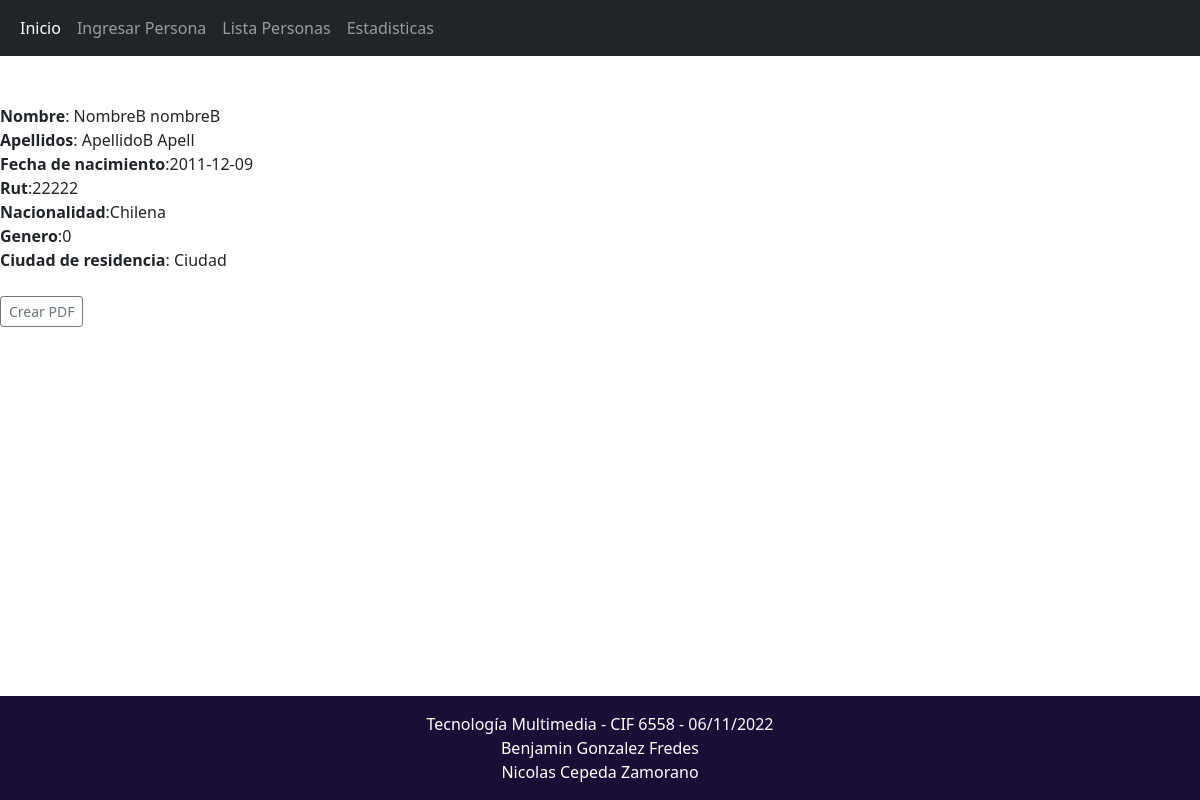
The page /usuario.php?id=12 on the database its author committed.
### tables this page shows
CREATE TABLE `usuarios` (
  `id` int(11) NOT NULL,
  `nombres` varchar(15) NOT NULL,
  `apellidos` varchar(15) NOT NULL,
  `nacionalidad` varchar(10) NOT NULL,
  `genero` int(1) NOT NULL,
  `ciudad_residencia` varchar(30) NOT NULL,
  `foto` varchar(100) NOT NULL,
  `fecha_nacimiento` date NOT NULL,
  `rut` int(11) NOT NULL
);

### usuario.php (the view, shortened to what this page needs)
<?php
include "conn.php";
?>
<!DOCTYPE html>
<html lang="en">
<head>
    <link href="https://cdn.jsdelivr.net/npm/bootstrap@5.0.2/dist/css/bootstrap.min.css" rel="stylesheet">
</head>
<body>
    <nav class="navbar navbar-expand-lg navbar navbar-dark bg-dark"">
        <div class="container-fluid">
          <div class="collapse navbar-collapse" id="navbarNavAltMarkup">
            <div class="navbar-nav">
              <a class="nav-link active" aria-current="page" href="index.html">Inicio</a>
              <a class="nav-link" href="registro.php">Ingresar Persona</a>
              <a class="nav-link" href="listausuarios.php">Lista Personas</a>
              <a class="nav-link" href="estadisticas.php">Estadisticas</a>
            </div>
          </div>
        </div>
      </nav>
      <?php
                $id = $_REQUEST['id'];
                ?>
            <div class="col-md-5 col-sm-12">
                <?php
                $sql = "SELECT * from usuarios WHERE id=$id";
                $resultado = $conexion->query($sql);
                if ($resultado->num_rows > 0) {
                    while ($row = $resultado->fetch_assoc()) {
                        echo "<br>
                                <b>Nombre</b>: " . $row['nombres'] . "<br>
                                <b>Apellidos</b>: " . $row['apellidos'] . "<br>
                                <b>Fecha de nacimiento</b>:" . $row['fecha_nacimiento'] . "<br>
                                <b>Rut</b>:" . $row['rut'] . "<br>
                                <b>Nacionalidad</b>:" . $row['nacionalidad'] . "<br>
                                <b>Genero</b>:" . $row['genero'] . "<br>
                                <b>Ciudad de residencia</b>: " . $row['ciudad_residencia'] . "<br>
                                <br>";
                    }
                }
              ?>
            </div>
        <?php
        $query = mysqli_query($conexion,"SELECT id, nombres, apellidos, fecha_nacimiento, rut, nacionalidad, genero, ciudad_residencia FROM usuarios");
        $data = mysqli_fetch_array($query);
        if($resultado->num_rows > 0){
        ?>
        <tr>
        <td><a href="crear_pdf.php?id=<?php echo $data["id"]?>&nombres=<?php echo $data["nombres"]?>&apellidos=<?php echo $data["apellidos"]?>&fecha_nacimiento=<?php echo $data["fecha_nacimiento"]?>&rut=<?php echo $data["rut"]?>&nacionalidad=<?php echo $data["nacionalidad"]?>&genero=<?php echo $data["genero"]?>&ciudad_residencia=<?php echo $data["ciudad_residencia"]?>    ">
        <button type='button' class='btn btn-sm btn-outline-secondary'>Crear PDF</button></a></td>
        </tr>
        <?php
        }
?>
      <footer class="text-center text-white fixed-bottom" style="background-color: #221144;">
        <div class="text-center p-3" style="background-color: rgba(0, 0, 0, 0.2);">
            Tecnología Multimedia - CIF 6558 - 06/11/2022  <br>
            Benjamin Gonzalez Fredes <br>
            Nicolas Cepeda Zamorano
        </div>
      </footer>
</body>
</html>

### rows shown on the page
usuarios: nombres "NombreB nombreB", apellidos "ApellidoB Apell", fecha_nacimiento "2011-12-09", rut "22222", nacionalidad "Chilena", genero "0", ciudad_residencia "Ciudad"
